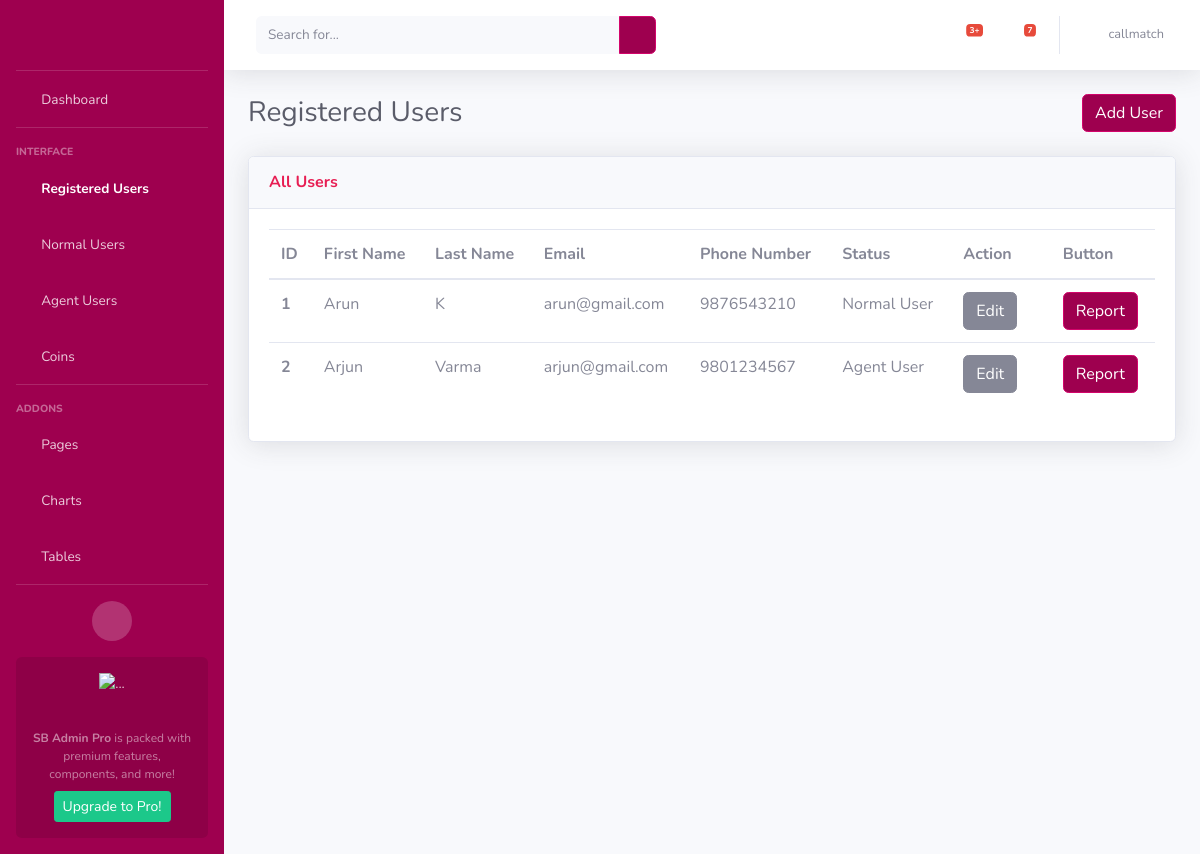
Page /users (signed in) on the earlier database version.
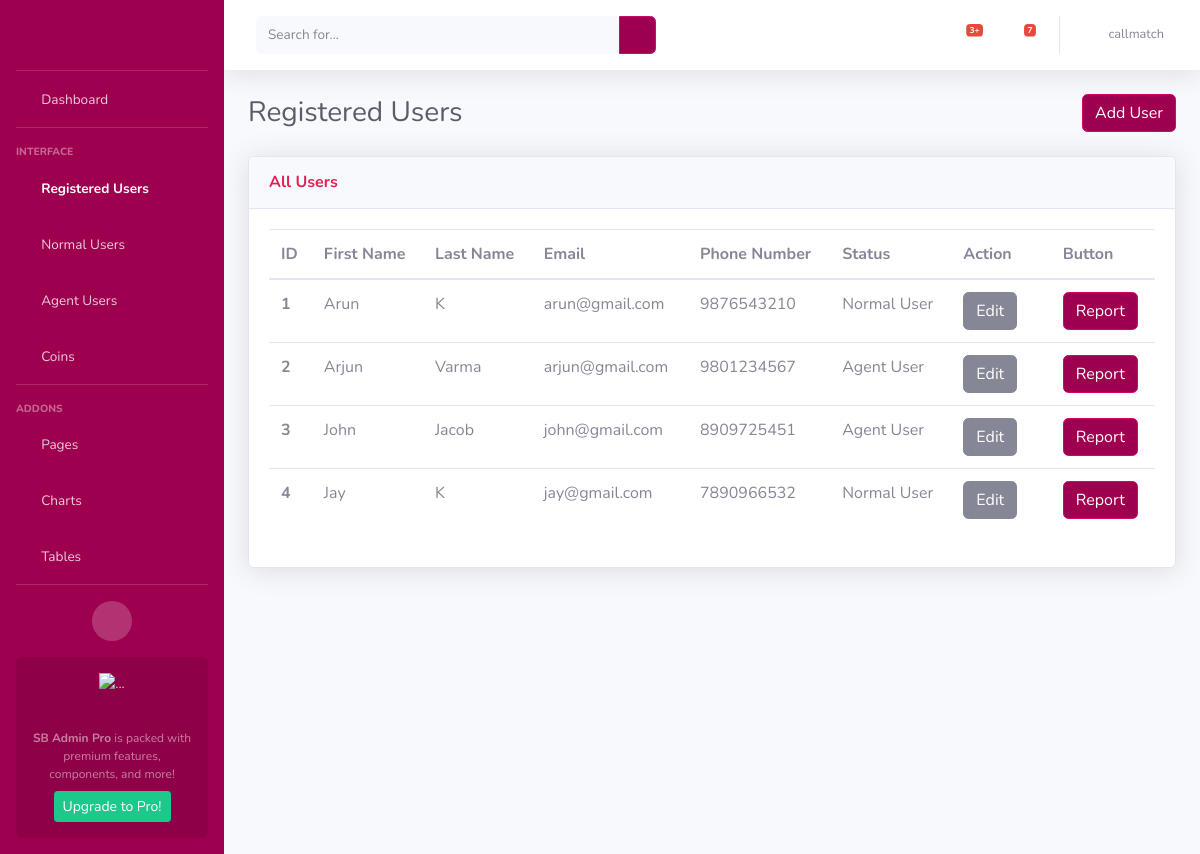
Same page on the later database version.
### AdminApp/models.py (models this page shows, shortened)
class CustomerModel(models.Model):
    NORMAL_USER = 'Normal User'
    AGENT_USER = 'Agent User'
    USER_STATUS_CHOICES = [
        (NORMAL_USER, 'Normal User'),
        (AGENT_USER, 'Agent User'),
    ]
    BOTH = 'Both'
    MALAYALAM = 'Malayalam'
    TAMIL = 'Tamil'
    LANGUAGE_CHOICES = [
        (BOTH, 'Both'),
        (MALAYALAM, 'Malayalam'),
        (TAMIL, 'Tamil'),
    ]
    customer_id = models.AutoField(primary_key = True)
    customer_first_name = models.CharField(max_length=100)
    customer_last_name = models.CharField(max_length=100)
    customer_email = models.EmailField()
    customer_contact = models.CharField(max_length=50)
    status = models.CharField(
        max_length=20,
        choices=USER_STATUS_CHOICES,
        default=NORMAL_USER,
    )
    is_online = models.BooleanField(default=False)
    languages = models.CharField(
        max_length=20,
        choices=LANGUAGE_CHOICES,
        default=BOTH,
    )

### AdminApp/views.py (the view, shortened to what this page needs)
# urls.py: path('users', views.registered_users, name='users'),
def registered_users(request):
    username = request.session.get('user', None)
    if username is None:
        return redirect('/login')
    else:
        users = CustomerModel.objects.all()
    return render(request, 'registered_users.html', {'users': users, 'username': username})

### templates/registered_users.html (shortened to what this page needs)
<!DOCTYPE html>
<html lang="en">
<head>
    {% load static %}
    <link href="{% static 'vendor/fontawesome-free/css/all.min.css' %}" rel="stylesheet" type="text/css">
    <link href="{% static 'css/sb-admin-2.min.css' %}" rel="stylesheet">
</head>
<body id="page-top">
    <div id="wrapper">
        <ul class="navbar-nav bg-gradient-primary sidebar sidebar-dark accordion" id="accordionSidebar">
            <a class="sidebar-brand d-flex align-items-center justify-content-center" href="{% url 'home' %}">
                <div class="logo" style="background-image: url({% static 'img/call-match.png' %});"></div>
            </a>
            <hr class="sidebar-divider my-0">
            <li class="nav-item ">
                <a class="nav-link" href="{% url 'home' %}">
                    <i class="fas fa-fw fa-tachometer-alt"></i>
                    <span>Dashboard</span></a>
            </li>
            <hr class="sidebar-divider">
            <div class="sidebar-heading">
                Interface
            </div>
            <li class="nav-item active">
                <a class="nav-link" href="{% url 'users' %}">
                    <i class="fas fa-fw fa-table"></i>
                    <span>Registered Users</span></a>
            </li>
            <li class="nav-item">
                <a class="nav-link collapsed" href="#" data-toggle="collapse" data-target="#collapseUtilities"
                    aria-expanded="true" aria-controls="collapseUtilities">
                    <i class="fas fa-fw fa-users"></i>
                    <span>Normal Users</span>
                </a>
            </li>
            <li class="nav-item">
                <a class="nav-link collapsed" href="#" data-toggle="collapse" data-target="#collapseUtilities1"
                    aria-expanded="true" aria-controls="collapseUtilities1">
                    <i class="fas fa-fw fa-users"></i>
                    <span>Agent Users</span>
                </a>
            </li>
            <li class="nav-item">
                <a class="nav-link collapsed" href="#" data-toggle="collapse" data-target="#collapseUtilities2"
                    aria-expanded="true" aria-controls="collapseUtilities1">
                    <i class="fas fa-fw fa-coins"></i>
                    <span>Coins</span>
                </a>
            </li>
            <hr class="sidebar-divider">
            <div class="sidebar-heading">
                Addons
            </div>
            <li class="nav-item">
                <a class="nav-link collapsed" href="#" data-toggle="collapse" data-target="#collapsePages"
                    aria-expanded="true" aria-controls="collapsePages">
                    <i class="fas fa-fw fa-folder"></i>
                    <span>Pages</span>
                </a>
            </li>
            <li class="nav-item">
                <a class="nav-link" href="charts.html">
                    <i class="fas fa-fw fa-chart-area"></i>
                    <span>Charts</span></a>
            </li>
            <li class="nav-item">
                <a class="nav-link" href="tables.html">
                    <i class="fas fa-fw fa-table"></i>
                    <span>Tables</span></a>
            </li>
            <hr class="sidebar-divider d-none d-md-block">
            <div class="text-center d-none d-md-inline">
                <button class="rounded-circle border-0" id="sidebarToggle"></button>
            </div>
            <div class="sidebar-card d-none d-lg-flex">
                <img class="sidebar-card-illustration mb-2" src="img/undraw_rocket.svg" alt="...">
                <p class="text-center mb-2"><strong>SB Admin Pro</strong> is packed with premium features, components, and more!</p>
                <a class="btn btn-success btn-sm" href="https://startbootstrap.com/theme/sb-admin-pro">Upgrade to Pro!</a>
            </div>
        </ul>
        <div id="content-wrapper" class="d-flex flex-column">
            <div id="content">
                <nav class="navbar navbar-expand navbar-light bg-white topbar mb-4 static-top shadow">
                    <form
                        class="d-none d-sm-inline-block form-inline mr-auto ml-md-3 my-2 my-md-0 mw-100 navbar-search">
                        <div class="input-group">
                            <input type="text" class="form-control bg-light border-0 small" placeholder="Search for..."
                                aria-label="Search" aria-describedby="basic-addon2">
                            <div class="input-group-append">
                                <button class="btn btn-primary" type="button">
                                    <i class="fas fa-search fa-sm"></i>
                                </button>
                            </div>
                        </div>
                    </form>
                    <ul class="navbar-nav ml-auto">
                        <li class="nav-item dropdown no-arrow mx-1">
                            <a class="nav-link dropdown-toggle" href="#" id="alertsDropdown" role="button"
                                data-toggle="dropdown" aria-haspopup="true" aria-expanded="false">
                                <i class="fas fa-bell fa-fw"></i>
                                <span class="badge badge-danger badge-counter">3+</span>
                            </a>
                        </li>
                        <li class="nav-item dropdown no-arrow mx-1">
                            <a class="nav-link dropdown-toggle" href="#" id="messagesDropdown" role="button"
                                data-toggle="dropdown" aria-haspopup="true" aria-expanded="false">
                                <i class="fas fa-envelope fa-fw"></i>
                                <span class="badge badge-danger badge-counter">7</span>
                            </a>
                        </li>
                        <li class="nav-item dropdown no-arrow">
                            <a class="nav-link dropdown-toggle" href="#" id="userDropdown" role="button"
                                data-toggle="dropdown" aria-haspopup="true" aria-expanded="false">
                                <i class="fas fa-fw fa-user"></i>
                                <span class="mr-2 d-none d-lg-inline text-gray-600 small">{{username}}</span>
                            </a>
                        </li>
                    </ul>
                </nav>
                <div class="container-fluid">
                    <div class="d-sm-flex align-items-center justify-content-between mb-4">
                        <h1 class="h3 mb-0 text-gray-800">Registered Users</h1>
                        <div>
                            <a href="{%url 'add_user' %}" class="btn btn-primary">Add User</a>
                        </div>
                    </div>
                    <div class="row">
                        <div class="col">
                            <div class="card shadow mb-4">
                                <div
                                    class="card-header py-3 d-flex flex-row align-items-center justify-content-between">
                                    <h6 class="m-0 font-weight-bold text-primary">All Users</h6>
                                    <div class="dropdown no-arrow">
                                        <a class="dropdown-toggle" href="#" role="button" id="dropdownMenuLink"
                                            data-toggle="dropdown" aria-haspopup="true" aria-expanded="false">
                                            <i class="fas fa-ellipsis-v fa-sm fa-fw text-gray-400"></i>
                                        </a>
                                    </div>
                                </div>
                                <div class="card-body">
                                    <div>
                                        <table class="table all-users">
                                          <thead>
                                            <tr>
                                              <th scope="col">ID</th>
                                              <th scope="col">First Name</th>
                                              <th scope="col">Last Name</th>
                                              <th scope="col">Email</th>
                                              <th scope="col">Phone Number</th>
                                              <th scope="col">Status</th>
                                              <th scope="col">Action</th>
                                              <th scope="col">Button</th>
                                            </tr>
                                          </thead>
                                          <tbody>
                                          {% for user in users %}
                                            <tr>
                                               <th scope="row">{{ forloop.counter }}</th>
                                              <td>{{user.customer_first_name}}</td>
                                              <td>{{user.customer_last_name}}</td>
                                              <td>{{user.customer_email}}</td>
                                              <td>{{user.customer_contact}}</td>
                                              <td>
                                                <span id="status_text_{{ user.customer_id }}">{{ user.status }}</span>
                                              </td>
                                              <td>
                                                <button id="edit_button_{{ user.customer_id }}" class="btn btn-secondary" onclick="editStatus('{{ user.customer_id }}')">Edit</button>
                                                <form id="delete_form_{{ user.customer_id }}" method="POST" action="{% url 'delete_user' %}" style="display: inline;">
                                                    <i class="fas fa-trash" onclick="document.getElementById('delete_form_{{ user.customer_id }}').submit();" style="cursor: pointer;"></i>
                                                </form>
                                              </td>
                                                <td>
                                                    <form method="POST">
                                                        <input type="submit" name="report" class="btn btn-primary" value="Report">
                                                    </form>
                                                </td>
                                            </tr>
                                          {% endfor %}
                                          </tbody>
                                        </table>
                                    </div>
                                </div>
                            </div>
                        </div>
                    </div>
                </div>
            </div>
        </div>
    </div>
</body>
</html>

### templates/registered_users.html (style rules this page uses)
.logo { height:2rem; width:8rem; background-position: center; background-size: cover; background-repeat: no-repeat; }

Differences in the rows shown:
added CustomerModel: customer_first_name "John", customer_last_name "Jacob", customer_email "john@gmail.com", customer_contact "8909725451", status "Agent User"
added CustomerModel: customer_first_name "Jay", customer_last_name "K", customer_email "jay@gmail.com", customer_contact "7890966532", status "Normal User"
